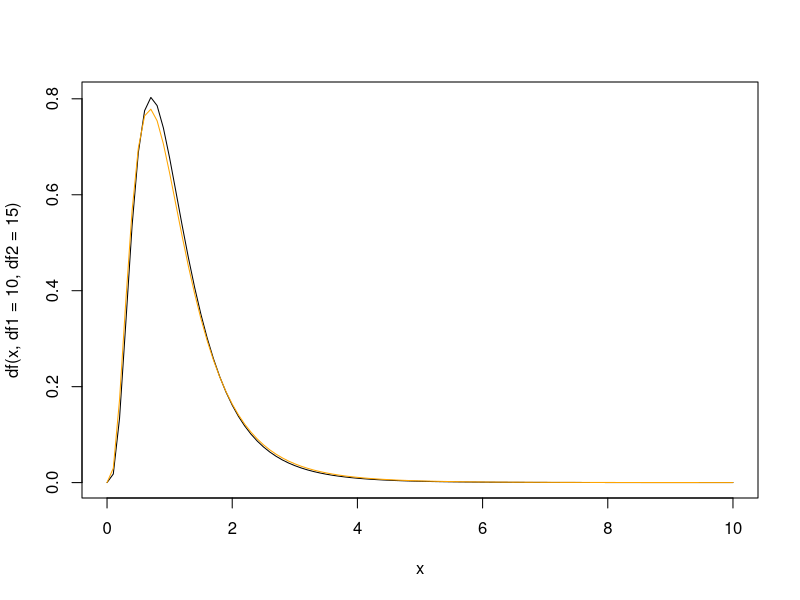

Source code (R): (Note: this script raises an error after producing the figure.)
#1ページ
curve(df(x, df1=10, df2=15),from=0, to=10)
curve(df(x, df1=9, df2=14),from=0, to=10, col='orange', add=TRUE)

qf(0.025, df1=9, df2=14)
qf(0.025, df1=9, df2=14, lower.tail = FALSE)


m <- 10; m <- 15
data1 <- rnorm(m, mean=0, sd=1);data2 <- rnorm(n, mean=0, sd=2)
var1 <- var(data1); var2 <- var(data2)
ratio <- var1/var2;
lower <- qf(0.025, df1=m-1,df2=n-1)
upper <- qf(0.025, df1=m-1,df2=n-1, lower.tail = FALSE)
lower
upper

lower_p <- pf(ratio)
upper_p <- pf(0.025, df1=m-1,df2=n-1, lower.tail = FALSE)
lower_p
upper_p
{
  if((ratio <= lower)||(ratio >= upper))
    print("Null hypothesis is rejected")
  else
    print("Null hypothesis is not rejected")
}

var.test(data1,data2)

#3ページ下
m<-10; n<-15
data1 <- rnorm(m,mean=0,sd=1)
data2 <- rnorm(n,mean=1,sd=1)
#result <- t.test(data1, data2,var.equal=TRUE)
result <- t.test(data1, data2)#welchのt検定
#result$p.value
result


#kadai3??
m<-10; n<-15
data1 <- rnorm(m,mean=0,sd=1)
data2 <- rnorm(n,mean=1,sd=2)
mean1 <- mean(data1)
mean2 <- mean(data2)
var1 <- var(data1)
var2 <- var(data2)

t1 <- (mean1 - mean2) / sqrt(var1/m+var2/n)
t1#ここの値と
t.test(data1, data2)#t.testのtの値がおおよそ一致する
#result <- t.test(data1, data2,var.equal=TRUE)
#result <- t.test(data1, data2)#welchのt検定
#result$p.value
#result

#5ページ
curve(dchisq(x,df=5),from=0, to=30)
qchisq(0.95,df=5)

dice <- c(22, 27, 28, 14, 16, 13)
chisq.test(dice)

pchisq(10.9, df=5, lower.tail = FALSE)

#7ページ
x <- matrix(c(14, 8, 4, 17),ncol=2, byrow=T)
x <- matrix(c(13, 9, 5, 16),ncol=2, byrow=T)
chisq.test(x, correct=FALSE)



#kadai1
m <- 10; n <- 15
data1 <- rnorm(m, mean=0, sd=1);data2 <- rnorm(n, mean=0, sd=2)
var1 <- var(data1); var2 <- var(data2)
ratio <- var1/var2;
ratio
#lower <- qf(0.025, df1=m-1,df2=n-1)
#upper <- qf(0.025, df1=m-1,df2=n-1, lower.tail = FALSE)
#lower
#upper

lower_p <- pf(ratio,df1=m-1,df2=n-1)*2#pfはデフォルトで片側検定なので2倍する．
#upper_p <- pf(ratio,df1=m-1,df2=n-1,lower.tail = FALSE)

#{
# if((ratio <= lower)||(ratio >= upper))
#    print("Null hypothesis is rejected")
#  else
#    print("Null hypothesis is not rejected")
#}

lower_p
upper_p
var.test(data1,data2)
#f分布のグラフの出し方
#curve(df(x,df1=m-1,df2=n-1), xlim=c(0, 2))



#kadai1_for submit 
m <- 10; n <- 15
data1 <- rnorm(m, mean=0, sd=1);data2 <- rnorm(n, mean=0, sd=2)
var1 <- var(data1); var2 <- var(data2)
ratio <- var1/var2;

both_side_p <- pf(ratio,df1=m-1,df2=n-1)*2#pfはデフォルトで片側検定なので2倍する．
both_side_p#この値と
var.test(data1,data2)#var.testのp値が一致することを確認した．



#kadai3
m <- 10; n <- 15
data1 <- rnorm(m, mean=0, sd=1);data2 <- rnorm(n, mean=1, sd=1)
#t.test(data1,data2)

var1 <- var(data1); var2 <- var(data2)
mean1 <- mean(data1); mean2 <- mean(data2)
t_welch = (mean1 - mean2)/sqrt(var1/m + var2/n)

f_define <- ((var1/m + var2/n)**2)/(var1**2/(m**2*(m-1)) + var2**2/(n**2*(n-1)))
welch_p <- pt(t_welch,df=f_define)*2
t_welch#自作の検定統計量t
f_define#自作の自由度f
welch_p#自作のp値
t.test(data1,data2)#自作のそれぞれの値がt.testで得られる値と一致することを確認する．


#kadai5
d <- rmultinom(n=30,size=50,prob=c(0.1,0.3,0.2,0.25,0.15))#多項分布に従う確率ベクトルを生成する方法
# t(d)
#d <- rmultinom(n=30,size=6,prob=c(0.6,0.6,0.6,0.6,0.6,0.6))
# dice <- c(22, 27, 30, 15, 18, 8)
# d <- rmultinom(n=30,size=120,prob=c(1/6,1/6,1/6,1/6,1/6,1/6))
# t(d)

# chisq.test(dice)
chisq.test(d)


#cai <- (20 - dice)**2/dice**2

dice <- c(22, 27, 30, 15, 18, 8)
# chisq.test(dice)
d <- rmultinom(n=30,size=50,prob=c(0.1,0.3,0.2,0.25,0.15))#多項分布に従う確率ベクトルを生成する方法
t(d)
#d <- rmultinom(n=30,size=50,prob=c(0.1,0.3,0.2,0.25,0.15))#多項分布に従う確率ベクトルを生成する方法
n <- 10
d <- rmultinom(n,size=120,prob=c(1/6,1/6,1/6,1/6,1/6,1/6))
for(i in 1:n){
  t(d[,i])
  test <- chisq.test(d[,i])
  test$p.value
}

d <- rmultinom(10,size=120,prob=c(1/6,1/6,1/6,1/6,1/6,1/6))
# t(d)
t(d[,1])
test <- chisq.test(d[,1])
test
test$p.value


#Aさん，とBさんがじゃんけんを10回行う．
#条件としてはBさんのそれぞれの手を出す確率を，グー：2/3,チョキ：1/3, パー：0とAさんがわかっている状況を考えて，
#Aさんは，それを考慮してグー：2/3, チョキ：0，パー1/3で手を出すという状況を仮定する．
#d <- rmultinom(10,size=10,prob=c(4/9,4/9,1/9))#Aさんが，あいこ，勝ち，負けになる確率
d <- rmultinom(1,size=10,prob=c(4/9,4/9,1/9))#Aさんが，あいこ，勝ち，負けになる確率
# t(d)
t(d[,1])
t(d)
test <- chisq.test(d)
test
#test$p.value#これでもp値を見ることができる

#kadai5 for submit
#Aさん，とBさんがじゃんけんを20回行う．
#条件としてはBさんのそれぞれの手を出す確率を，グー：2/3,チョキ：1/3, パー：0とAさんがわかっている状況を考えて，
#Aさんは，それを考慮してグー：2/3, チョキ：0，パー1/3で手を出すという状況を仮定する．
d <- rmultinom(1,size=20,prob=c(4/9,4/9,1/9))#Aさんが，あいこ，勝ち，負けになる確率
t(d)
test <- chisq.test(d)
test


#kadai6
#nを（A1∩B1）に属する生徒の数とする．するとnの取りうる値の範囲は3≦n≦18となる．
data_chi<-numeric(16)
for(n in 3:18){
  x <- matrix(c(n,22-n, 18-n, 3+n),ncol=2, byrow=T)
  # x <- matrix(c(13, 7, 5, 18),ncol=2, byrow=T)
  test <- chisq.test(x, correct=FALSE)
  data_chi[n] <- test$p.value
}
t(data_chi)

#kadai6
#nを（A1∩B1）に属する生徒の数とする．するとnの取りうる値の範囲は3≦n≦18となる．
data_chi<-numeric(18)
for(n in 0:18){
  x <- matrix(c(n,22-n, 18-n, 3+n),ncol=2, byrow=T)
  # x <- matrix(c(13, 7, 5, 18),ncol=2, byrow=T)
  test <- chisq.test(x, correct=FALSE)
  data_chi[n] <- test$p.value
}
t(data_chi)

